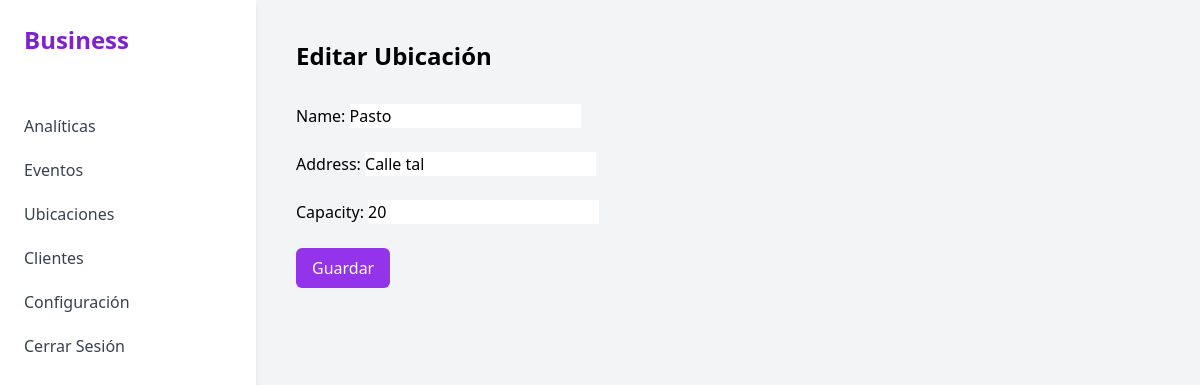
Page /events/locations/2/update/ (signed in) on the committed database.
### events/models.py (models this page shows, shortened)
class Location(models.Model):
    name = models.CharField(max_length=100)
    address = models.CharField(max_length=200)
    capacity = models.PositiveIntegerField()

### events/views.py (the view)
# urls.py: path('locations/<int:pk>/update/', LocationUpdateView.as_view(), name='location-update'),
class LocationUpdateView(LoginRequiredMixin, OrganizerRequiredMixin, UpdateView):
    model = Location
    form_class = LocationForm
    template_name = 'events/location_form.html'
    success_url = reverse_lazy('events:location-list')

### events/forms.py
class LocationForm(forms.ModelForm):
    class Meta:
        model = Location
        fields = ['name', 'address', 'capacity']

### events/views.py (called while the page is built)
    def test_func(self):
        return self.request.user.userprofile.role == 'organizer'

### templates/events/location_form.html (shortened to what this page needs)
{% extends 'base.html' %}
{% block content %}
<h1 class="text-2xl font-bold">{% if form.instance.pk %}Editar Ubicación{% else %}Crear Ubicación{% endif %}</h1>
<form method="post" class="mt-8 space-y-6">
    {{ form.as_p }}
    <div>
        <button type="submit" class="px-4 py-2 font-medium text-white bg-purple-600 rounded-md hover:bg-purple-700">Guardar</button>
    </div>
</form>
{% endblock %}

### rows in the picture
Location: name "Pasto", address "Calle tal", capacity "20"
